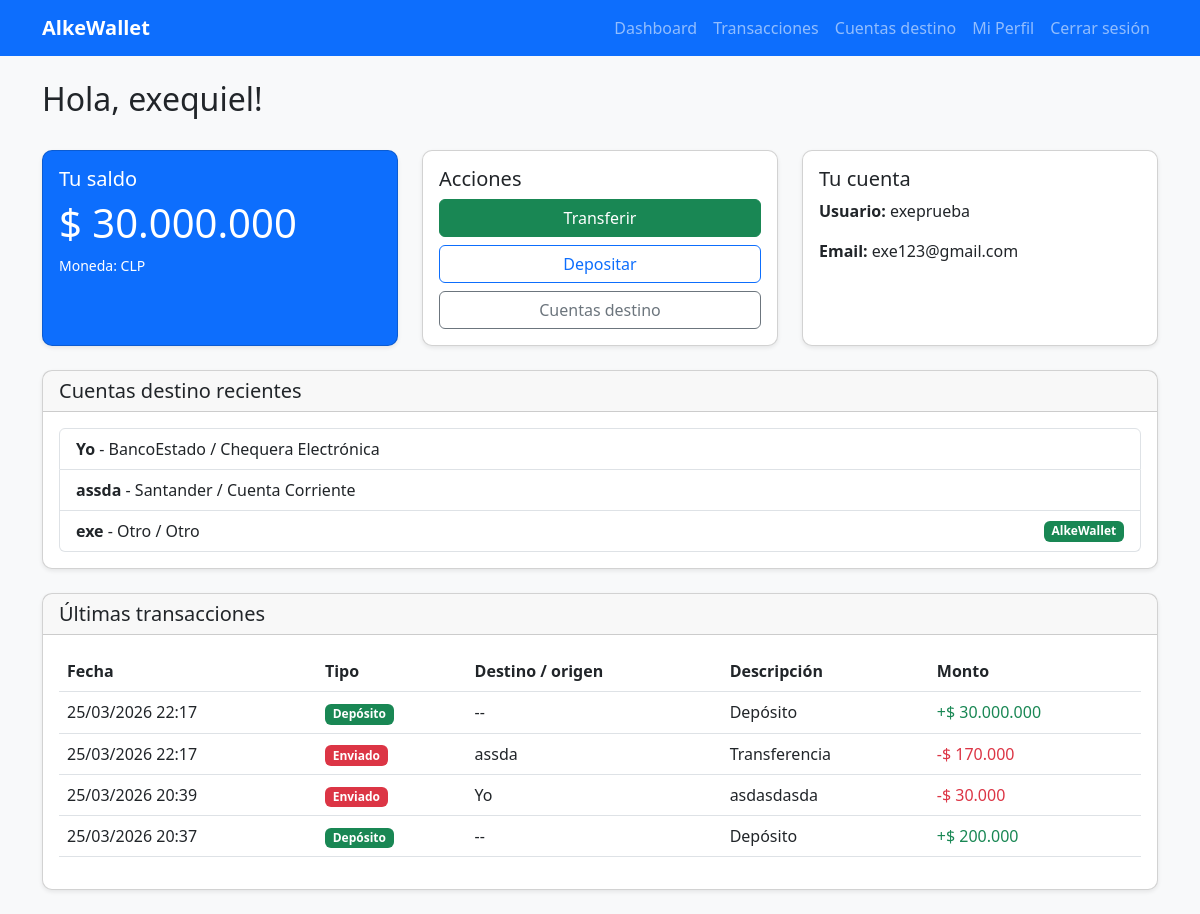
The app's page /dashboard/ (signed in) with its own data.
### wallet/models.py (models this page shows, shortened)
class CuentaWallet(models.Model):
    usuario = models.OneToOneField(User, on_delete=models.CASCADE, related_name='cuenta_wallet')
    saldo = models.PositiveIntegerField(default=0)
    fecha_creacion = models.DateTimeField(auto_now_add=True)

class CuentaDestino(models.Model):
    BANCO_CHOICES = [
        ('BANCOESTADO', 'BancoEstado'),
        ('BCI', 'BCI'),
        ('SANTANDER', 'Santander'),
        ('OTRO', 'Otro'),
    ]
    TIPO_CUENTA_CHOICES = [
        ('VISTA', 'Cuenta Vista'),
        ('CORRIENTE', 'Cuenta Corriente'),
        ('CHEQUERA', 'Chequera Electrónica'),
        ('OTRO', 'Otro'),
    ]
    usuario = models.ForeignKey(User, on_delete=models.CASCADE, related_name='cuentas_destino')
    alias = models.CharField(max_length=50)
    titular = models.CharField(max_length=100)
    rut = models.CharField(max_length=20)
    banco = models.CharField(max_length=20, choices=BANCO_CHOICES)
    tipo_cuenta = models.CharField(max_length=20, choices=TIPO_CUENTA_CHOICES)
    numero_cuenta = models.CharField(max_length=30)
    correo = models.EmailField(blank=True, null=True)
    es_usuario_alke = models.BooleanField(default=False)
    usuario_alke_relacionado = models.ForeignKey(
        User, on_delete=models.SET_NULL, null=True, blank=True, related_name='cuentas_destino_alke'
    )
    fecha_creacion = models.DateTimeField(auto_now_add=True)

class Transaccion(models.Model):
    TIPO_CHOICES = [
        ('deposito', 'Depósito'),
        ('transferencia', 'Transferencia'),
    ]
    usuario_emisor = models.ForeignKey(User, on_delete=models.CASCADE, related_name='transacciones_enviadas')
    cuenta_destino = models.ForeignKey(
        CuentaDestino, on_delete=models.SET_NULL, null=True, blank=True, related_name='transacciones_recibidas'
    )
    tipo = models.CharField(max_length=20, choices=TIPO_CHOICES, default='transferencia')
    monto = models.PositiveIntegerField()
    descripcion = models.CharField(max_length=200, blank=True, null=True)
    fecha = models.DateTimeField(auto_now_add=True)
    class Meta:
        ordering = ['-fecha']

### wallet/views.py (the view)
# urls.py: path('dashboard/', views.dashboard, name='dashboard'),
@login_required
def dashboard(request):
    cuenta, _ = CuentaWallet.objects.get_or_create(usuario=request.user, defaults={'saldo': 0})
    transacciones_recientes = Transaccion.objects.filter(
        Q(usuario_emisor=request.user) | Q(cuenta_destino__usuario_alke_relacionado=request.user)
    ).select_related('cuenta_destino').order_by('-fecha')[:5]
    cuentas_destino = CuentaDestino.objects.filter(usuario=request.user).order_by('alias')[:5]
    return render(request, 'wallet/dashboard.html', {
        'cuenta': cuenta,
        'transacciones_recientes': transacciones_recientes,
        'cuentas_destino': cuentas_destino,
    })

### wallet/templatetags/clp_filters.py (called while the page is built)
@register.filter
def clp(value):
    try:
        return f"$ {int(value):,}".replace(',', '.')
    except Exception:
        return '$ 0'

### wallet/templates/wallet/dashboard.html (shortened to what this page needs)
{% extends 'wallet/base.html' %}{% load clp_filters %}
{% block contenido %}
<div class="row">
    <div class="col-12">
        <h2>Hola, {{ user.first_name|default:user.username }}!</h2>
    </div>
</div>
<div class="row mt-4">
    <div class="col-md-4 mb-4">
        <div class="card bg-primary text-white h-100">
            <div class="card-body">
                <h5 class="card-title">Tu saldo</h5>
                <h2 class="display-6">{{ cuenta.saldo|clp }}</h2>
                <p class="small">Moneda: CLP</p>
            </div>
        </div>
    </div>
    <div class="col-md-4 mb-4">
        <div class="card h-100">
            <div class="card-body">
                <h5 class="card-title">Acciones</h5>
                <div class="d-grid gap-2">
                    <a href="{% url 'crear_transaccion' %}" class="btn btn-success">Transferir</a>
                    <a href="{% url 'depositar' %}" class="btn btn-outline-primary">Depositar</a>
                    <a href="{% url 'cuentas_destino' %}" class="btn btn-outline-secondary">Cuentas destino</a>
                </div>
            </div>
        </div>
    </div>
    <div class="col-md-4 mb-4">
        <div class="card h-100">
            <div class="card-body">
                <h5 class="card-title">Tu cuenta</h5>
                <p><strong>Usuario:</strong> {{ user.username }}</p>
                <p><strong>Email:</strong> {{ user.email }}</p>
            </div>
        </div>
    </div>
</div>
<div class="card mb-4">
    <div class="card-header">
        <h5 class="mb-0">Cuentas destino recientes</h5>
    </div>
    <div class="card-body">
        {% if cuentas_destino %}
        <ul class="list-group">
            {% for cuenta_destino in cuentas_destino %}
            <li class="list-group-item d-flex justify-content-between align-items-center">
                <span><strong>{{cuenta_destino.alias }}</strong> -
                    {{ cuenta_destino.get_banco_display }} /
                    {{cuenta_destino.get_tipo_cuenta_display }}
                </span>
                {% if cuenta_destino.es_usuario_alke %}
                <span class="badge bg-success">AlkeWallet</span>
                {% endif %}
            </li>
            {% endfor %}
        </ul>
        {% else %}
        <p class="mb-0">Aún no tienes cuentas destino agregadas.</p>
        {% endif %}
    </div>
</div>
<div class="card">
    <div class="card-header">
        <h5 class="mb-0">Últimas transacciones</h5>
    </div>
    <div class="card-body">
        {% if transacciones_recientes %}
        <div class="table-responsive">
            <table class="table table-hover">
                <thead>
                    <tr>
                        <th>Fecha</th>
                        <th>Tipo</th>
                        <th>Destino / origen</th>
                        <th>Descripción</th>
                        <th>Monto</th>
                    </tr>
                </thead>
                <tbody>
                    {% for trans in transacciones_recientes %}
                    <tr>
                        <td>
                            {{ trans.fecha|date:"d/m/Y H:i" }}
                        </td>
                        <td>
                            {% if trans.tipo == 'deposito' %}
                            <span class="badge bg-success">Depósito</span>
                            {% elif trans.usuario_emisor == user %}
                            <span class="badge bg-danger">Enviado</span>
                            {% else %}
                            <span class="badge bg-info">Recibido</span>
                            {% endif %}
                        </td>
                        <td>
                            {% if trans.tipo == 'deposito' %}--
                            {% elif trans.usuario_emisor == user %}
                            {{trans.cuenta_destino.alias }}
                            {% else %}
                            {{ trans.usuario_emisor.username }}
                            {% endif %}
                        </td>
                        <td>
                            {{ trans.descripcion|default:"Sin descripción" }}
                        </td>
                        <td>
                            {% if trans.tipo == 'deposito' or trans.cuenta_destino.usuario_alke_relacionado == user %}
                            <span class="text-success">+{{ trans.monto|clp }}</span>
                            {% else %}
                            <span class="text-danger">-{{ trans.monto|clp }}</span>
                            {% endif %}
                        </td>
                    </tr>
                    {% endfor %}
                </tbody>
            </table>
        </div>
        {% else %}<p class="text-muted text-center">No tienes transacciones aún.</p>{% endif %}
    </div>
</div>
{% endblock %}

### wallet/templates/wallet/base.html (shortened to what this page needs)
{% load static %}
<!DOCTYPE html>
<html lang="es">
  <head>
    <link href="https://cdn.jsdelivr.net/npm/bootstrap@5.3.0/dist/css/bootstrap.min.css" rel="stylesheet">
    <link rel="stylesheet" href="{% static 'css/estilos.css' %}">
  </head>
  <body>
    <nav class="navbar navbar-expand-lg navbar-dark bg-primary">
      <div class="container">
        <a class="navbar-brand" href="{% url 'inicio' %}">AlkeWallet</a>
        <div class="collapse navbar-collapse" id="navbarNav">
          <ul class="navbar-nav ms-auto">
            {% if user.is_authenticated %}
              <li class="nav-item"><a class="nav-link" href="{% url 'dashboard' %}">Dashboard</a></li>
              <li class="nav-item"><a class="nav-link" href="{% url 'transacciones' %}">Transacciones</a></li>
              <li class="nav-item"><a class="nav-link" href="{% url 'cuentas_destino' %}">Cuentas destino</a></li>
              <li class="nav-item"><a class="nav-link" href="{% url 'perfil' %}">Mi Perfil</a></li>
              <li class="nav-item"><a class="nav-link" href="{% url 'logout' %}">Cerrar sesión</a></li>
            {% else %}
              <li class="nav-item"><a class="nav-link" href="{% url 'login' %}">Iniciar sesión</a></li>
              <li class="nav-item"><a class="nav-link" href="{% url 'registro' %}">Registrarse</a></li>
            {% endif %}
          </ul>
        </div>
      </div>
    </nav>
    <main class="container my-4">
      {% block contenido %}{% endblock %}
    </main>
  </body>
</html>

### static/css/estilos.css (style rules this page uses)
body { background:#f8f9fa }
.card { border-radius:10px;box-shadow:0 2px 4px rgba(0,0,0,.08) }
.navbar-brand { font-weight:bold }
.btn,.form-control,.form-select { border-radius:6px }

### records on screen
CuentaWallet: saldo|clp "$ 30.000.000"
CuentaDestino: alias "Yo", banco "BancoEstado", tipo_cuenta "Chequera Electrónica"
CuentaDestino: alias "assda", banco "Santander", tipo_cuenta "Cuenta Corriente"
CuentaDestino: alias "exe", banco "Otro", tipo_cuenta "Otro", es_usuario_alke "AlkeWallet"
Transaccion: tipo "Depósito"
Transaccion: tipo "Enviado"
Transaccion: tipo "Enviado"
Transaccion: tipo "Depósito"

### other values on screen
{{ user.first_name|default:user.username }} "exequiel"
{{ user.username }} "exeprueba"
{{ user.email }} "exe123@gmail.com"
